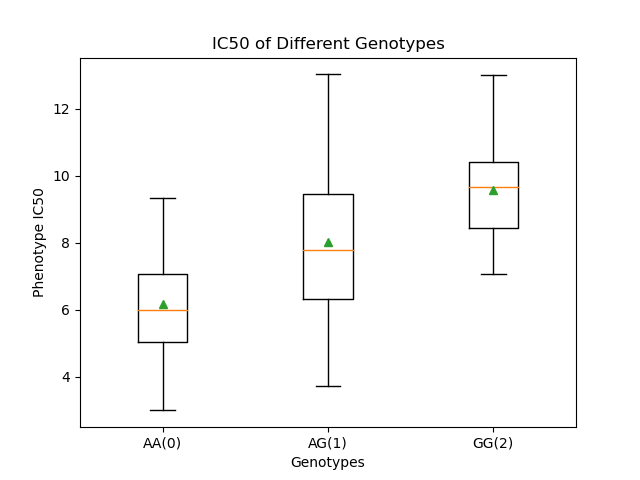

Source code (Python):
#!/usr/bin/env python

# Usage: python Q6.py interested_SNP genotype_file phenotype_file

import sys
import matplotlib.pyplot as plt
import numpy as np

# vcf_fn = sys.argv[2]
vcf_fn = 'gwas_data/genotypes.vcf'
# SNP = sys.argv[1]
SNP = 'rs10876043'
# pheno_fn = sys.argv[3]
pheno_fn = 'gwas_data/CB1908_IC50.txt'

intersted_SNP_info_list = list()
for line in open(vcf_fn):
	if line.startswith('#') and line[1] != '#':
		header = line.strip('\n').split('\t')[9::]
	if SNP in line:
		print(line)
		for item in line.strip('\n').split('\t'):
			if item != '':
				intersted_SNP_info_list.append(item)
# print(intersted_SNP_info_list)
# print(header)

pheno_dict = dict()
for line in open(pheno_fn):
	if line.startswith('FID'):
		pass
	else:
		FID = line.strip('\n').split('\t')[0]
		IID = line.strip('\n').split('\t')[1]
		key = str(FID) + '_' + str(IID)
		if line.strip('\n').split('\t')[2] == 'NA':
			pheno = 'NA'
		else:
			pheno = float(line.strip('\n').split('\t')[2])
		pheno_dict[key] = pheno


count_dict = dict()
gt_0_list = list()
gt_1_list = list()
gt_2_list = list()
for gt_index, gt in enumerate(intersted_SNP_info_list[9::]):
	if gt.count('0') == 2:
		if pheno_dict[header[gt_index]] != 'NA':
			gt_0_list.append(pheno_dict[header[gt_index]])
	elif gt.count('1') == 1:
		if pheno_dict[header[gt_index]] != 'NA':
			gt_1_list.append(pheno_dict[header[gt_index]])
	elif gt.count('1') == 2:
		if pheno_dict[header[gt_index]] != 'NA':
			gt_2_list.append(pheno_dict[header[gt_index]])
count_dict['AA(0)'] = gt_0_list
count_dict['AG(1)'] = gt_1_list
count_dict['GG(2)'] = gt_2_list
# print(count_dict)

fig = plt.figure()
ax = fig.add_subplot(111)
ax_dict = ax.boxplot([count_dict['AA(0)'], count_dict['AG(1)'], count_dict['GG(2)']], showfliers = False, labels = count_dict.keys(), showmeans = True)
ax.set_xticks([1, 2, 3], count_dict.keys())
ax.set_ylabel('Phenotype IC50')
ax.set_xlabel('Genotypes')
ax.set_title('IC50 of Different Genotypes')
plt.show()
fig.savefig('Q6.png')
plt.close(fig)

print(ax_dict['means'])